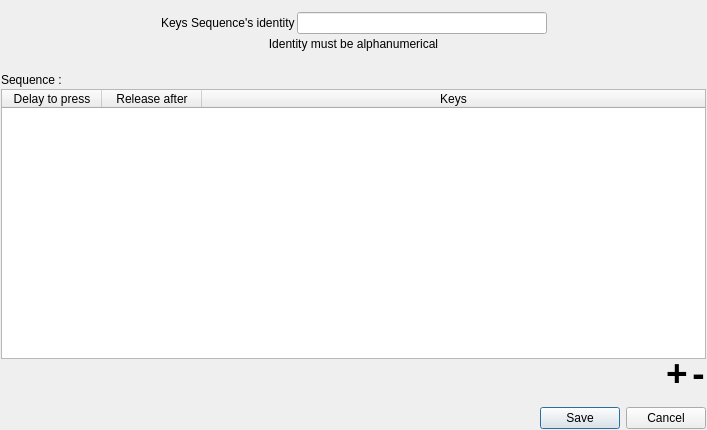
<?xml version="1.0" encoding="UTF-8"?>
<ui version="4.0">
 <class>KeysSequenceSelectedEditDialog</class>
 <widget class="QDialog" name="KeysSequenceSelectedEditDialog">
  <property name="windowModality">
   <enum>Qt::WindowModality::WindowModal</enum>
  </property>
  <property name="geometry">
   <rect>
    <x>0</x>
    <y>0</y>
    <width>707</width>
    <height>430</height>
   </rect>
  </property>
  <property name="windowTitle">
   <string>Create/Edit/View a keys sequence</string>
  </property>
  <layout class="QVBoxLayout" name="verticalLayout">
   <property name="spacing">
    <number>2</number>
   </property>
   <property name="leftMargin">
    <number>1</number>
   </property>
   <property name="topMargin">
    <number>1</number>
   </property>
   <property name="rightMargin">
    <number>1</number>
   </property>
   <property name="bottomMargin">
    <number>1</number>
   </property>
   <item>
    <spacer name="verticalSpacer_3">
     <property name="orientation">
      <enum>Qt::Orientation::Vertical</enum>
     </property>
     <property name="sizeType">
      <enum>QSizePolicy::Policy::Preferred</enum>
     </property>
     <property name="sizeHint" stdset="0">
      <size>
       <width>10</width>
       <height>10</height>
      </size>
     </property>
    </spacer>
   </item>
   <item>
    <widget class="QWidget" name="widget" native="true">
     <layout class="QHBoxLayout" name="horizontalLayout">
      <property name="spacing">
       <number>2</number>
      </property>
      <property name="leftMargin">
       <number>1</number>
      </property>
      <property name="topMargin">
       <number>1</number>
      </property>
      <property name="rightMargin">
       <number>1</number>
      </property>
      <property name="bottomMargin">
       <number>1</number>
      </property>
      <item>
       <spacer name="horizontalSpacer_2">
        <property name="orientation">
         <enum>Qt::Orientation::Horizontal</enum>
        </property>
        <property name="sizeHint" stdset="0">
         <size>
          <width>40</width>
          <height>20</height>
         </size>
        </property>
       </spacer>
      </item>
      <item>
       <widget class="QLabel" name="label_2">
        <property name="text">
         <string>Keys Sequence's identity</string>
        </property>
       </widget>
      </item>
      <item>
       <widget class="QLineEdit" name="lineEdit">
        <property name="minimumSize">
         <size>
          <width>250</width>
          <height>0</height>
         </size>
        </property>
       </widget>
      </item>
      <item>
       <spacer name="horizontalSpacer">
        <property name="orientation">
         <enum>Qt::Orientation::Horizontal</enum>
        </property>
        <property name="sizeHint" stdset="0">
         <size>
          <width>40</width>
          <height>20</height>
         </size>
        </property>
       </spacer>
      </item>
     </layout>
    </widget>
   </item>
   <item>
    <widget class="QLabel" name="label_3">
     <property name="text">
      <string>Identity must be alphanumerical</string>
     </property>
     <property name="alignment">
      <set>Qt::AlignmentFlag::AlignCenter</set>
     </property>
    </widget>
   </item>
   <item>
    <spacer name="verticalSpacer_2">
     <property name="orientation">
      <enum>Qt::Orientation::Vertical</enum>
     </property>
     <property name="sizeType">
      <enum>QSizePolicy::Policy::Preferred</enum>
     </property>
     <property name="sizeHint" stdset="0">
      <size>
       <width>20</width>
       <height>20</height>
      </size>
     </property>
    </spacer>
   </item>
   <item>
    <widget class="QLabel" name="label">
     <property name="text">
      <string>Sequence :</string>
     </property>
    </widget>
   </item>
   <item>
    <widget class="NoFocusCellTableWidget" name="tableWidget">
     <property name="focusPolicy">
      <enum>Qt::FocusPolicy::NoFocus</enum>
     </property>
     <property name="autoScroll">
      <bool>false</bool>
     </property>
     <property name="editTriggers">
      <set>QAbstractItemView::EditTrigger::NoEditTriggers</set>
     </property>
     <property name="tabKeyNavigation">
      <bool>false</bool>
     </property>
     <property name="showDropIndicator" stdset="0">
      <bool>false</bool>
     </property>
     <property name="dragDropOverwriteMode">
      <bool>false</bool>
     </property>
     <property name="alternatingRowColors">
      <bool>true</bool>
     </property>
     <property name="selectionMode">
      <enum>QAbstractItemView::SelectionMode::NoSelection</enum>
     </property>
     <property name="selectionBehavior">
      <enum>QAbstractItemView::SelectionBehavior::SelectItems</enum>
     </property>
     <attribute name="horizontalHeaderStretchLastSection">
      <bool>true</bool>
     </attribute>
     <attribute name="verticalHeaderVisible">
      <bool>false</bool>
     </attribute>
     <column>
      <property name="text">
       <string>Delay to press</string>
      </property>
     </column>
     <column>
      <property name="text">
       <string>Release after</string>
      </property>
     </column>
     <column>
      <property name="text">
       <string>Keys</string>
      </property>
     </column>
    </widget>
   </item>
   <item>
    <layout class="QHBoxLayout" name="horizontalLayout_2">
     <item>
      <spacer name="horizontalSpacer_3">
       <property name="orientation">
        <enum>Qt::Orientation::Horizontal</enum>
       </property>
       <property name="sizeHint" stdset="0">
        <size>
         <width>40</width>
         <height>20</height>
        </size>
       </property>
      </spacer>
     </item>
     <item>
      <widget class="QPushButton" name="addKeysButton">
       <property name="sizePolicy">
        <sizepolicy hsizetype="Minimum" vsizetype="Minimum">
         <horstretch>0</horstretch>
         <verstretch>0</verstretch>
        </sizepolicy>
       </property>
       <property name="font">
        <font>
         <pointsize>28</pointsize>
         <bold>true</bold>
        </font>
       </property>
       <property name="styleSheet">
        <string notr="true">QPushButton{padding-top:-10px;}</string>
       </property>
       <property name="text">
        <string notr="true">+</string>
       </property>
       <property name="flat">
        <bool>true</bool>
       </property>
      </widget>
     </item>
     <item>
      <widget class="QPushButton" name="removeKeysButton">
       <property name="sizePolicy">
        <sizepolicy hsizetype="Minimum" vsizetype="Minimum">
         <horstretch>0</horstretch>
         <verstretch>0</verstretch>
        </sizepolicy>
       </property>
       <property name="font">
        <font>
         <pointsize>28</pointsize>
         <bold>true</bold>
        </font>
       </property>
       <property name="styleSheet">
        <string notr="true">QPushButton{padding-top:-10px;}</string>
       </property>
       <property name="text">
        <string notr="true">-</string>
       </property>
       <property name="flat">
        <bool>true</bool>
       </property>
      </widget>
     </item>
    </layout>
   </item>
   <item>
    <spacer name="verticalSpacer">
     <property name="orientation">
      <enum>Qt::Orientation::Vertical</enum>
     </property>
     <property name="sizeType">
      <enum>QSizePolicy::Policy::Preferred</enum>
     </property>
     <property name="sizeHint" stdset="0">
      <size>
       <width>10</width>
       <height>10</height>
      </size>
     </property>
    </spacer>
   </item>
   <item>
    <widget class="QDialogButtonBox" name="buttonBox">
     <property name="orientation">
      <enum>Qt::Orientation::Horizontal</enum>
     </property>
     <property name="standardButtons">
      <set>QDialogButtonBox::StandardButton::Cancel|QDialogButtonBox::StandardButton::Save</set>
     </property>
    </widget>
   </item>
  </layout>
 </widget>
 <customwidgets>
  <customwidget>
   <class>NoFocusCellTableWidget</class>
   <extends>QTableWidget</extends>
   <header location="global">ui/CustomPrimaryWidgets.h</header>
  </customwidget>
 </customwidgets>
 <resources/>
 <connections>
  <connection>
   <sender>buttonBox</sender>
   <signal>accepted()</signal>
   <receiver>KeysSequenceSelectedEditDialog</receiver>
   <slot>accept()</slot>
   <hints>
    <hint type="sourcelabel">
     <x>334</x>
     <y>405</y>
    </hint>
    <hint type="destinationlabel">
     <x>334</x>
     <y>213</y>
    </hint>
   </hints>
  </connection>
  <connection>
   <sender>buttonBox</sender>
   <signal>rejected()</signal>
   <receiver>KeysSequenceSelectedEditDialog</receiver>
   <slot>reject()</slot>
   <hints>
    <hint type="sourcelabel">
     <x>334</x>
     <y>405</y>
    </hint>
    <hint type="destinationlabel">
     <x>334</x>
     <y>213</y>
    </hint>
   </hints>
  </connection>
 </connections>
</ui>
